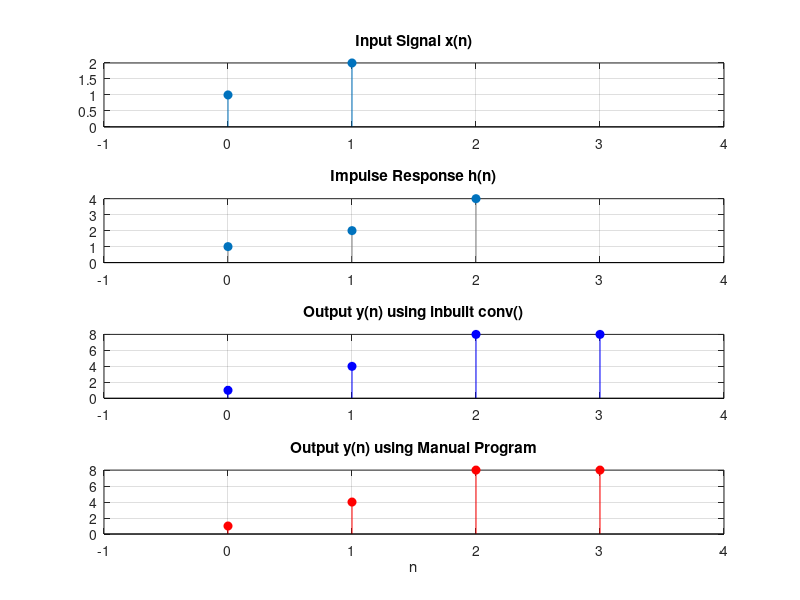

The MATLAB source for this figure:
%% Linear Convolution of x = [1, 2] and h = [1, 2, 4]
clc; clear; close all;

% --- 1. Define Input Signals ---
x = [1, 2];          
h = [1, 2, 4];       

% --- 2. Define Time Axes ---
nx = 0:length(x)-1;
nh = 0:length(h)-1;

% --- 3. Inbuilt Convolution ---
y_inbuilt = conv(x, h);
% Time axis for output starts at sum of start indices: 0+0=0
ny = 0:(length(y_inbuilt)-1); 

% --- 4. Manual Convolution Program (Safe Logic) ---
Lx = length(x);
Lh = length(h);
y_manual = zeros(1, Lx + Lh - 1);

for i = 1:length(y_manual)     
    for j = 1:Lx                
        k = i - j + 1;          
        if (k > 0) && (k <= Lh)
            y_manual(i) = y_manual(i) + x(j) * h(k);
        end
    end
end

% --- 5. Visualization (4 Axis-Aligned Subplots) ---
figure('Color', 'w', 'Name', 'Linear Convolution Analysis');

% Subplot 1: Input x(n)
subplot(4,1,1);
stem(nx, x, 'filled');
title('Input Signal x(n)');
grid on; xlim([-1 max(ny)+1]);

% Subplot 2: Impulse Response h(n)
subplot(4,1,2);
stem(nh, h, 'filled', 'Color', [0.5 0.5 0.5]);
title('Impulse Response h(n)');
grid on; xlim([-1 max(ny)+1]);

% Subplot 3: Output using conv()
subplot(4,1,3);
stem(ny, y_inbuilt, 'filled', 'b');
title('Output y(n) using inbuilt conv()');
grid on; xlim([-1 max(ny)+1]);

% Subplot 4: Output using Manual Program
subplot(4,1,4);
stem(ny, y_manual, 'filled', 'r');
title('Output y(n) using Manual Program');
xlabel('n');
grid on; xlim([-1 max(ny)+1]);

% --- 6. Terminal Verification ---
disp('Manual Result:'); disp(y_manual);
if isequal(y_inbuilt, y_manual)
    disp('Verification Successful: Manual matches Inbuilt!');
end
